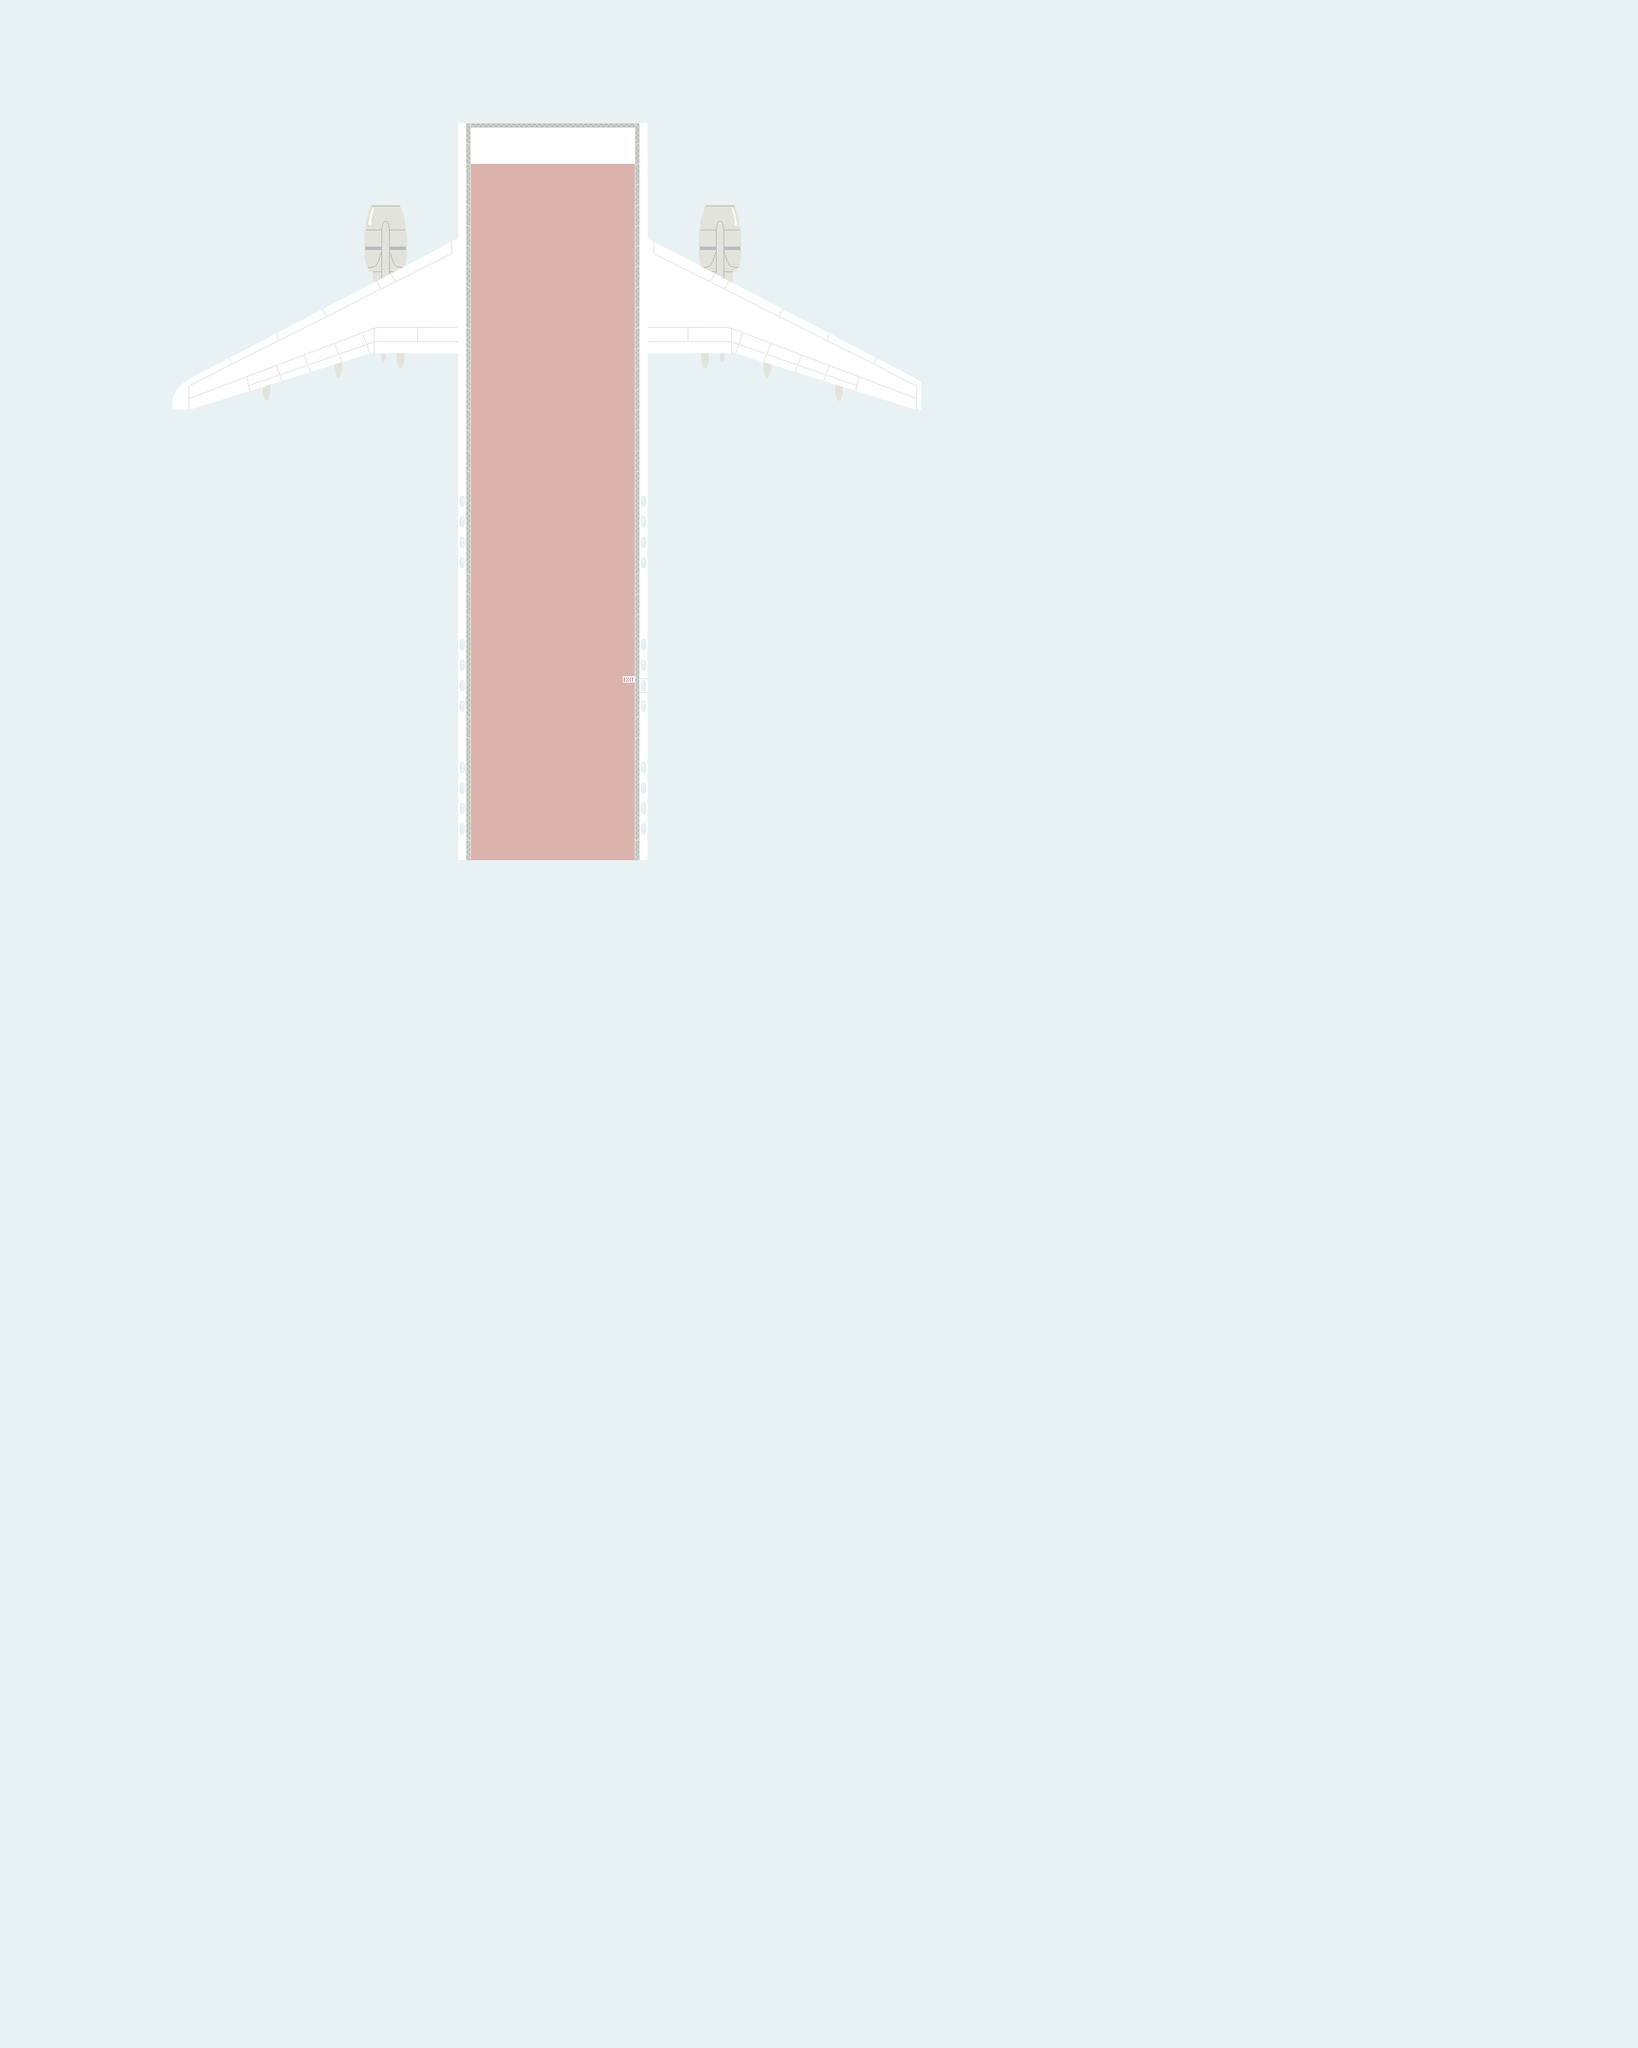

A level layout from a 2D game, rendered from its tile map. Below: a short description, then the map file with tile-grid data replaced by summaries:
An orthogonal 80x100 tile map with 24x24 px tiles, 4 tile layers (Sky, Wings, Floor, Over Player), 2 tilesets and 54 objects (22x plane_seats2, 22x plane_seat, 3x plane_trolly, start, door).

<map version="1.0" orientation="orthogonal" width="80" height="100" tilewidth="24" tileheight="24">
 <tileset firstgid="1" name="tileset24" tilewidth="24" tileheight="24">
  <image source="tileset24.png" width="816" height="2352" />
 </tileset>
 <tileset firstgid="3333" name="tileset48" tilewidth="48" tileheight="48">
  <image source="tileset.png" width="816" height="2352" />
 </tileset>
 <layer name="Sky" width="80" height="100">
  <data>[8000 cells, 8000 non-empty, 1 distinct tile ids]</data>
 </layer>
 <layer name="Wings" width="80" height="100">
  <data>[8000 cells, 256 non-empty, 231 distinct tile ids]</data>
 </layer>
 <layer name="Floor" width="80" height="100">
  <data>[8000 cells, 360 non-empty, 8 distinct tile ids]</data>
 </layer>
 <objectgroup name="Player Layer" width="80" height="100">
  <object name="start" type="start" gid="3367" x="624" y="240" />
  <object type="plane_seats2" gid="3795" x="552" y="288" />
  <object type="plane_seats2" gid="3795" x="552" y="336" />
  <object type="plane_seats2" gid="3795" x="552" y="384" />
  <object type="plane_seats2" gid="3795" x="552" y="432" />
  <object type="plane_seats2" gid="3795" x="696" y="432" />
  <object type="plane_seats2" gid="3795" x="696" y="336" />
  <object type="plane_seats2" gid="3795" x="696" y="288" />
  <object type="plane_seats2" gid="3795" x="696" y="384" />
  <object type="plane_seat" gid="3797" x="600" y="288" />
  <object type="plane_seat" gid="3797" x="600" y="336" />
  <object type="plane_seat" gid="3797" x="600" y="384" />
  <object type="plane_seat" gid="3797" x="600" y="432" />
  <object type="plane_seat" gid="3797" x="672" y="384" />
  <object type="plane_seat" gid="3797" x="672" y="288" />
  <object type="plane_seat" gid="3797" x="672" y="336" />
  <object type="plane_seat" gid="3797" x="672" y="432" />
  <object type="plane_trolly" gid="3796" x="648" y="312" />
  <object gid="3809" x="552" y="552" width="48" height="48">
   <properties>
    <property name="collidable" value="1" />
   </properties>
  </object>
  <object gid="3809" x="576" y="552" width="48" height="48">
   <properties>
    <property name="collidable" value="1" />
   </properties>
  </object>
  <object gid="3809" x="672" y="552" width="48" height="48">
   <properties>
    <property name="collidable" value="1" />
   </properties>
  </object>
  <object gid="3809" x="696" y="552" width="48" height="48">
   <properties>
    <property name="collidable" value="1" />
   </properties>
  </object>
  <object type="door" gid="3794" x="624" y="552" width="48" height="48" />
  <object gid="3792" x="564" y="237" />
  <object type="plane_seat" gid="3797" x="672" y="624" />
  <object type="plane_seat" gid="3797" x="672" y="720" />
  <object type="plane_seats2" gid="3795" x="696" y="768" />
  <object type="plane_seats2" gid="3795" x="552" y="768" />
  <object type="plane_seats2" gid="3795" x="696" y="672" />
  <object type="plane_seats2" gid="3795" x="696" y="720" />
  <object type="plane_trolly" gid="3796" x="648" y="648" />
  <object type="plane_seats2" gid="3795" x="696" y="624" />
  <object type="plane_seat" gid="3797" x="600" y="720" />
  <object type="plane_seat" gid="3797" x="600" y="624" />
  <object type="plane_seats2" gid="3795" x="552" y="672" />
  <object type="plane_seats2" gid="3795" x="552" y="624" />
  <object type="plane_seats2" gid="3795" x="552" y="720" />
  <object type="plane_seat" gid="3797" x="600" y="672" />
  <object type="plane_seat" gid="3797" x="672" y="672" />
  <object type="plane_seat" gid="3797" x="672" y="768" />
  <object type="plane_seat" gid="3797" x="600" y="768" />
  <object type="plane_seats2" gid="3795" x="552" y="864" />
  <object type="plane_seat" gid="3797" x="600" y="864" />
  <object type="plane_seat" gid="3797" x="672" y="960" />
  <object type="plane_seats2" gid="3795" x="696" y="960" />
  <object type="plane_seat" gid="3797" x="600" y="912" />
  <object type="plane_trolly" gid="3796" x="648" y="840" />
  <object type="plane_seats2" gid="3795" x="696" y="912" />
  <object type="plane_seats2" gid="3795" x="552" y="912" />
  <object type="plane_seat" gid="3797" x="672" y="912" />
  <object type="plane_seat" gid="3797" x="672" y="864" />
  <object type="plane_seat" gid="3797" x="600" y="960" />
  <object type="plane_seats2" gid="3795" x="552" y="960" />
  <object type="plane_seats2" gid="3795" x="696" y="864" />
 </objectgroup>
 <layer name="Over Player" width="80" height="100">
  <data>[8000 cells, 1 non-empty, 1 distinct tile ids]</data>
 </layer>
</map>
